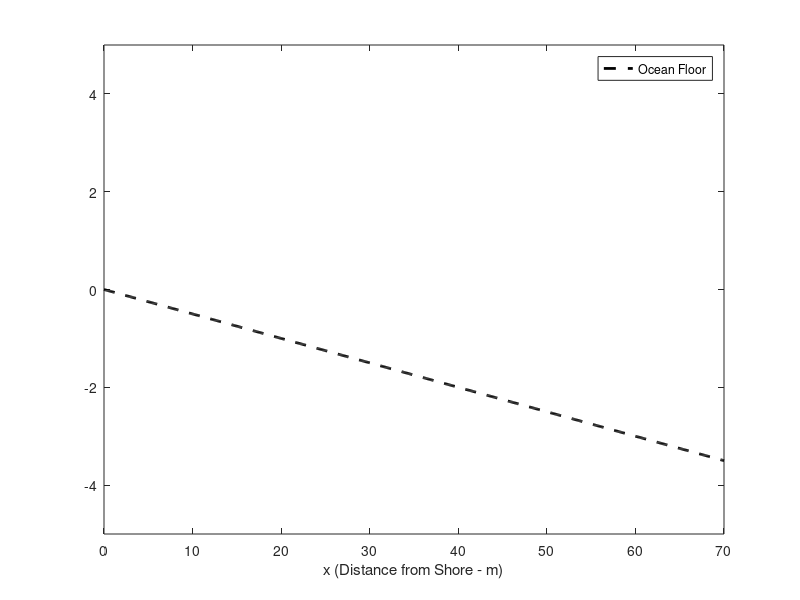

Recreate this plot in MATLAB. (Note: this script raises an error after producing the figure.)
%% Traveling Shallow Water Wave Simulation
%% Simulates traveling water waves and determines their breaking points

clc; clear; close all;


%% Simulation Parameters

% Wave params
k_wave_number = 1;
v_velocity = 3;
b = 1/15;
x0 = 70;

% Sea params
m_ocean_floor_slope = 0.05;

% Time
dt = 1;
t = 0:dt:30;

% Distance from beach
dx = 0.1;
x = 0:dx:70;


%% Simulate a flat ocean

f_ocean_floor = -m_ocean_floor_slope*x;

figure;
plot(x, f_ocean_floor, '--k', 'linewidth', 2);
xlabel('x (Distance from Shore - m)');
ylim([-5 5]);
legend('Ocean Floor');


%% Determine maximum wave height as function of distance from the beach

d_depth = -f_ocean_floor;
big_h_max = ComputeHMaxProfile(k_wave_number, d_depth);

figure;
plot(x, f_ocean_floor, '--k', 'linewidth', 2);
hold on;
plot(x, big_h_max, '-.k', 'linewidth', 2);
xlabel('x (Distance from Shore - m)');
ylim([-5 5]);
legend('Ocean Floor', 'Max. Wave Height');


%% Simulate a traveling shallow water wave

u_wave = zeros(length(t), length(x));

for idx = 1:length(t)
    t_now = t(idx);
    u_wave(idx, :) = ComputeSolitonProfile( ...
        k_wave_number, v_velocity, b, x0, x, t_now);
end

figure;
plot(x, f_ocean_floor, '--k', 'linewidth', 2)
hold on;
plot(x, big_h_max, '-.k', 'linewidth', 2);
plot(x, u_wave', '-k', 'linewidth', 1);

xlabel('x (Distance from Shore - m)');
ylim([-5 5]);
legend('Ocean Floor', 'Waves');
grid on;

%% 
